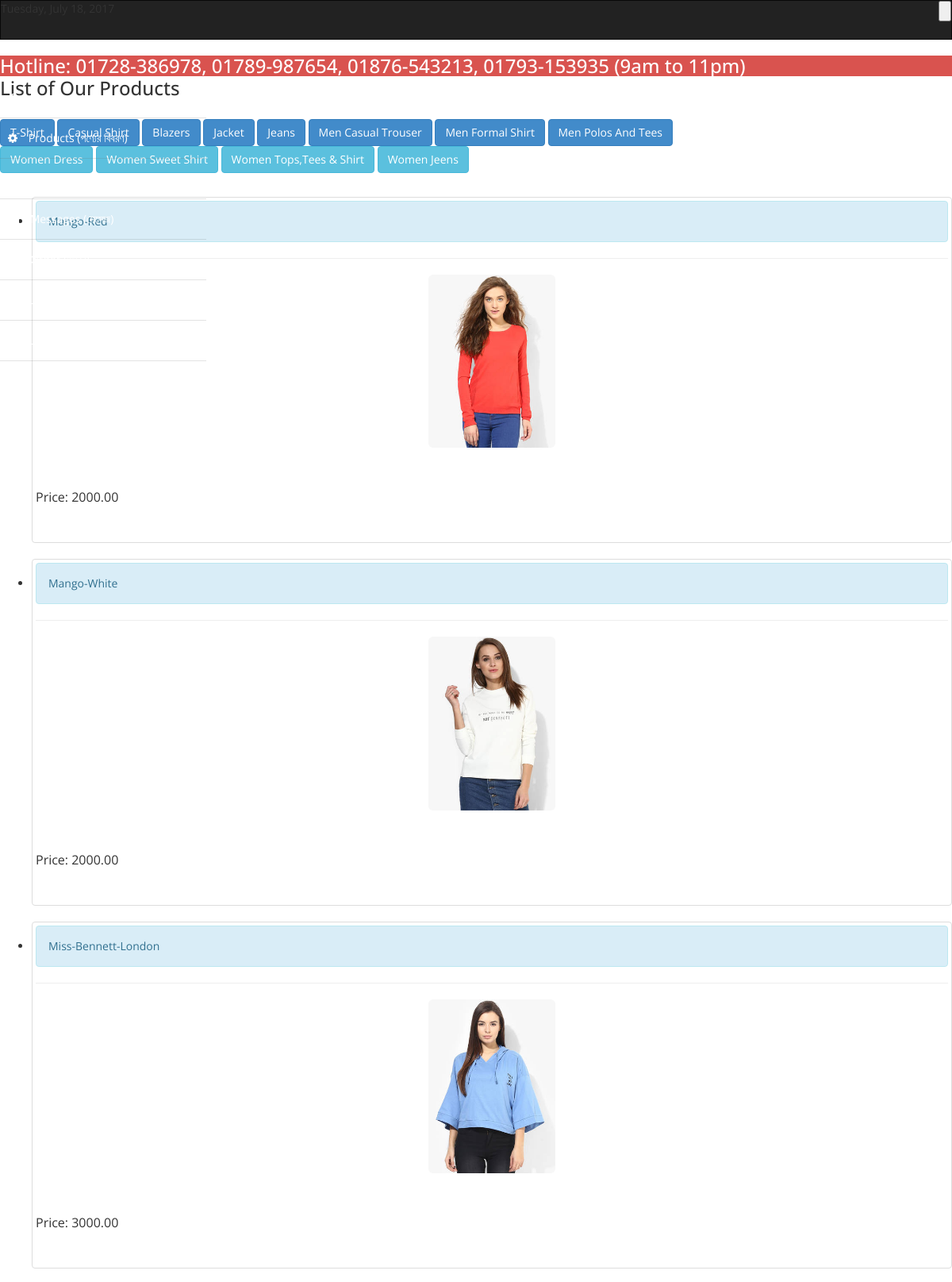
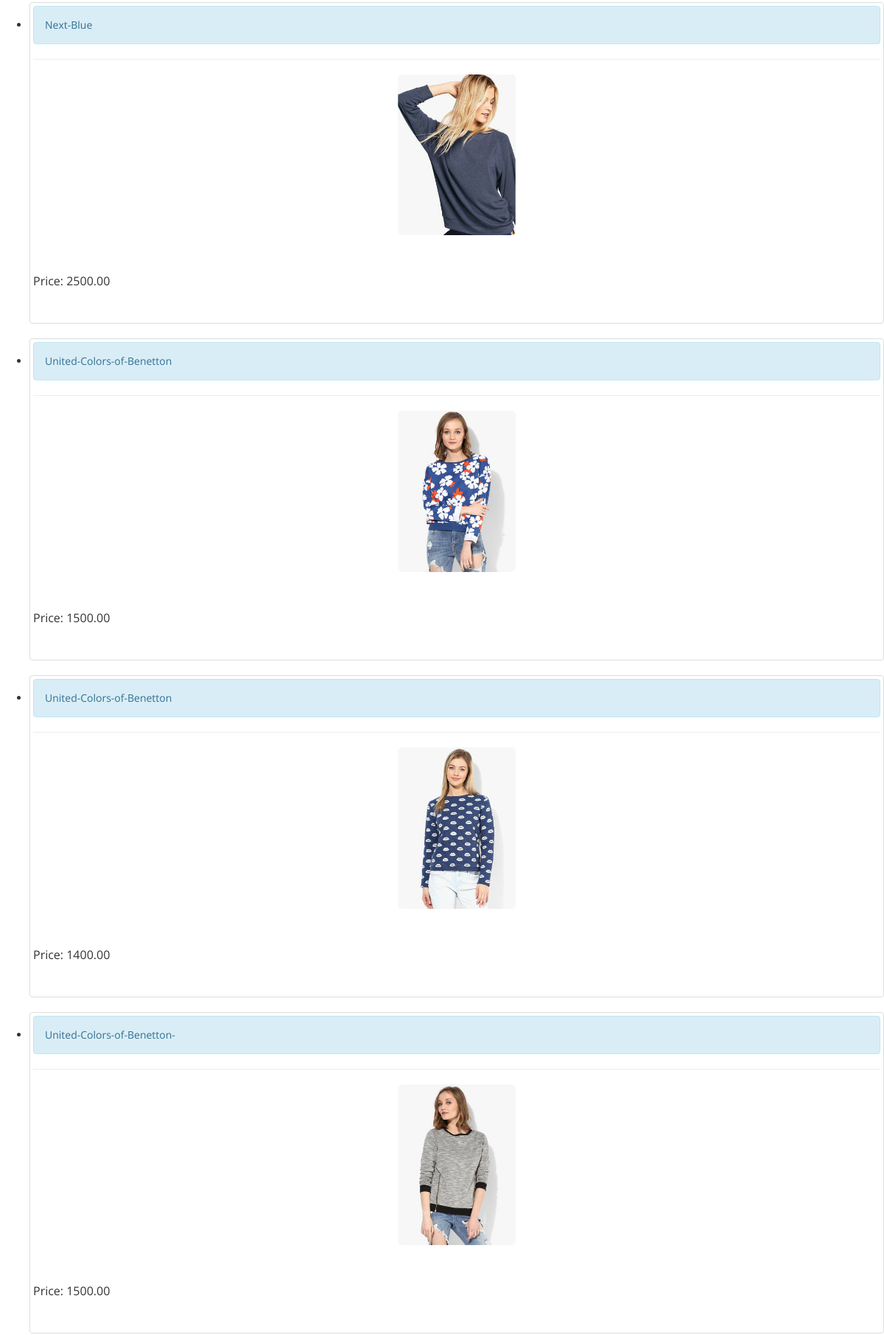
Screenshot of /admin/women_shirt.php (upper part) with the database file from the repository (2 pictures, top to bottom).
### tables this page shows
CREATE TABLE `tb_products` (
  `productID` int(11) NOT NULL,
  `name` varchar(500) NOT NULL,
  `description` varchar(500) NOT NULL,
  `category` varchar(200) NOT NULL,
  `originated` varchar(500) NOT NULL,
  `price` double(11,2) NOT NULL,
  `quantity` int(11) NOT NULL,
  `location` varchar(500) NOT NULL
);

### admin/women_shirt.php (the view, shortened to what this page needs)
<?php include('header.php'); ?>
<?php include('admin/connect.php'); ?>
<body>
    <?php
    include('navtop.php');
    ?>
    <div id="background">
        <div id="page">
            <?php include ('nav_sidebar.php');?>
            <div id="content">
                <div class="hero-unit-table">
                    <div id="body">
                        <h3>List of Our Products</h3>
                        <p>
                        <?php include ('product_menu.php');?>
                        </p>
                        <ul class="thumbnails">
                            <?php
                            $query = mysqli_query($dbcon,"select * from tb_products WHERE category = 'Women Sweet Shirt'") or die(mysqli_error());
                            while ($row = mysqli_fetch_array($query)) {
                                $id = $row['productID'];
                                ?>
                                <li class="span3">
                                    <div class="thumbnail">
                                        <div class="alert alert-info"><div class="font1"><?php echo $row['name']; ?></div></div>
                                        <hr>
                                        <a  href="#<?php echo $id; ?>"   data-toggle="modal"><img src="admin/<?php echo $row['location'] ?>" class="img-rounded" alt="" width="160" height="200"></a>
                                        <p>
                                            <p> Price: <?php echo $row['price']; ?></p>
                                        </p>
                                    </div>
                                </li>
                            <?php } ?>
                        </ul>
                    </div>
                </div>
            </div>
        </div>
    </div>
</body>
</html>

### admin/assets/css/custom-styles.css (style rules this page uses)
body { font-family: 'Open Sans', sans-serif; }
h1, .h1, h2, .h2, h3, .h3 { margin-top: 7px; margin-bottom: -5px; }
p { font-size:16px; line-height:25px; padding-top:20px; }

### rows the page displays
tb_products: name "Mango-Red", location (picture), price "2000.00"
tb_products: name "Mango-White", location (picture), price "2000.00"
tb_products: name "Miss-Bennett-London", location (picture), price "3000.00"
tb_products: name "Next-Blue", location (picture), price "2500.00"
tb_products: name "United-Colors-of-Benetton", location (picture), price "1500.00"
tb_products: name "United-Colors-of-Benetton", location (picture), price "1400.00"
tb_products: name "United-Colors-of-Benetton-", location (picture), price "1500.00"
